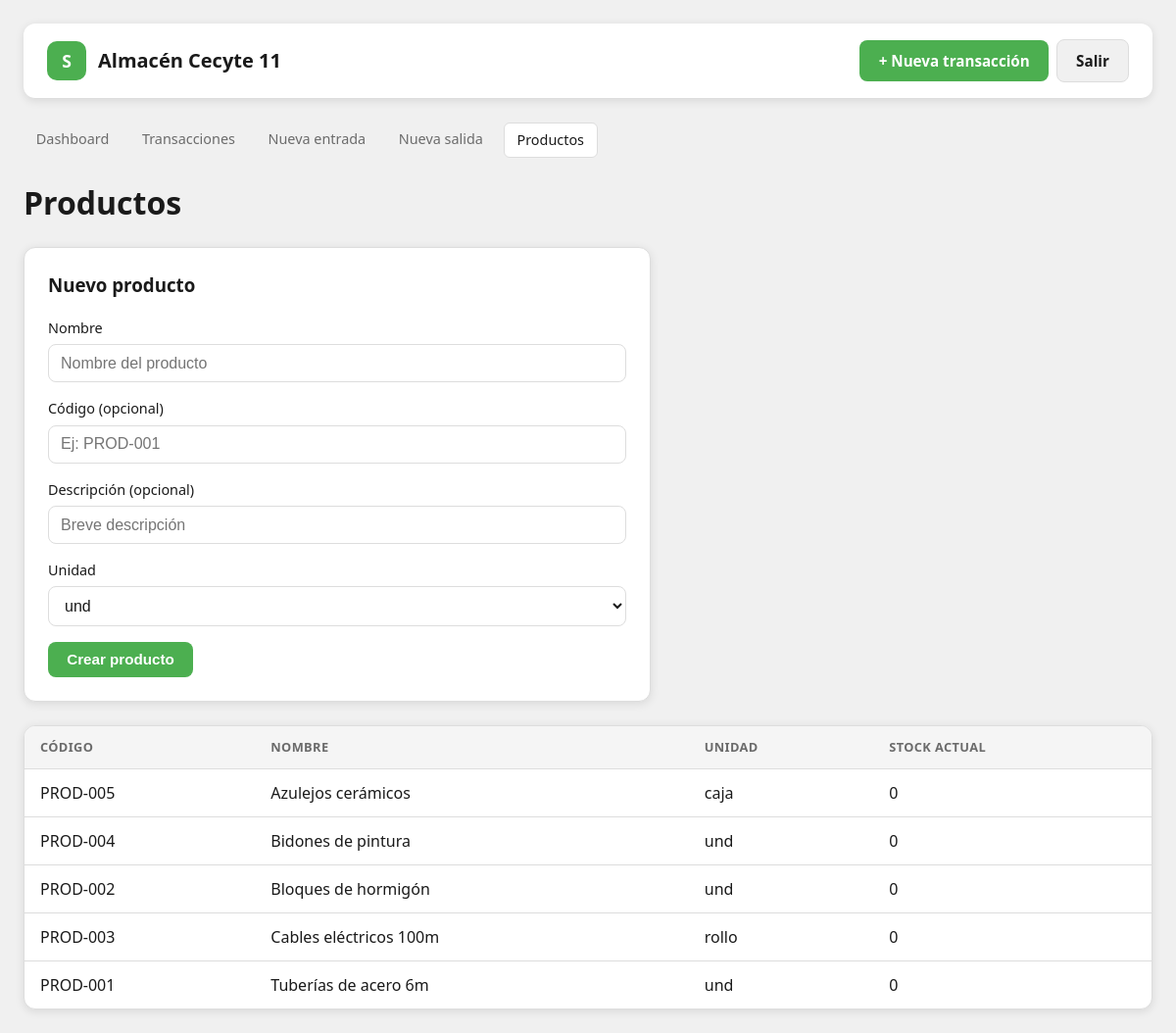
The app's page /productos.php (signed in), older data.
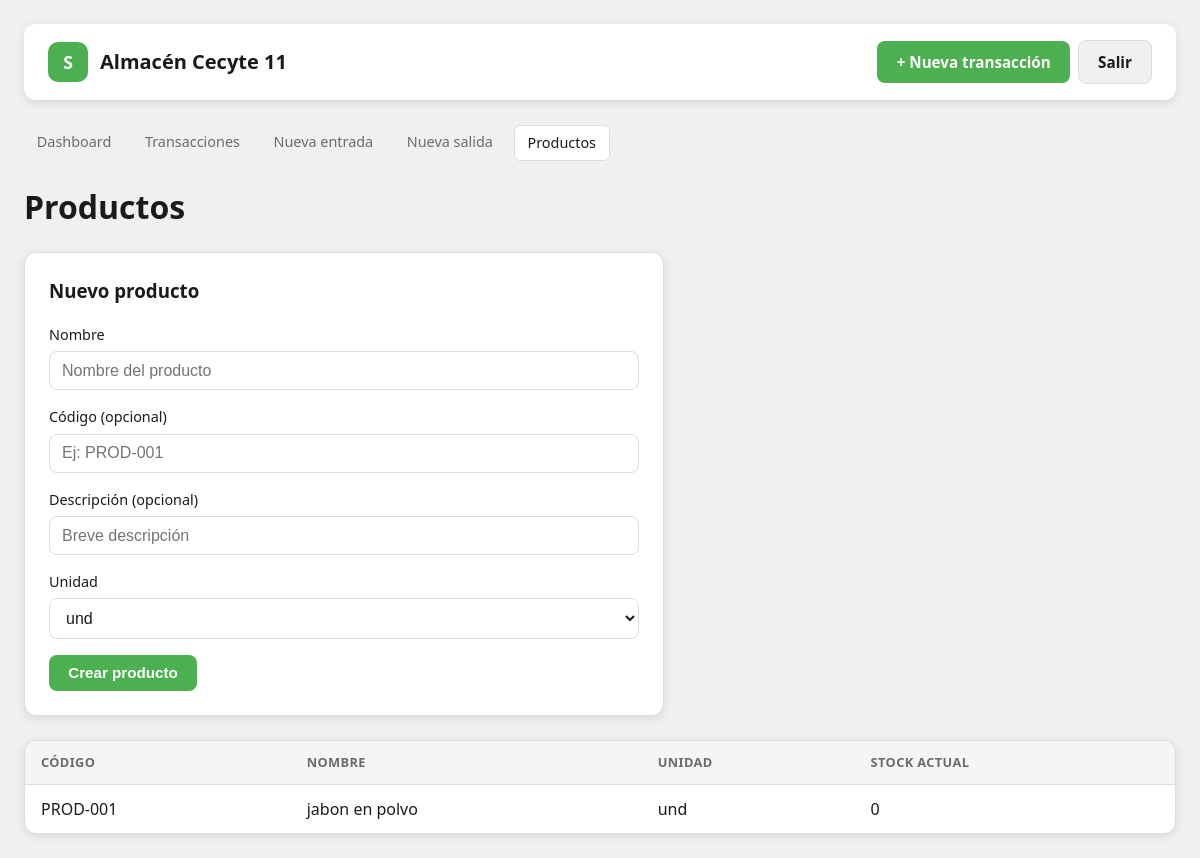
The same page, newer data.
### tables this page shows
CREATE TABLE IF NOT EXISTS productos (
  id INT UNSIGNED AUTO_INCREMENT PRIMARY KEY,
  codigo VARCHAR(50) UNIQUE,
  nombre VARCHAR(150) NOT NULL,
  descripcion TEXT,
  unidad VARCHAR(20) DEFAULT 'und',
  created_at TIMESTAMP DEFAULT CURRENT_TIMESTAMP
);

### includes/productos.php (called while the page is built, shortened)
<?php
function listarProductos(): array {
    $pdo = getDB();
    $stmt = $pdo->query('SELECT id, codigo, nombre, descripcion, unidad FROM productos ORDER BY nombre');
    return $stmt->fetchAll();
}

### includes/inventario.php (called while the page is built, shortened)
<?php
function inventarioPorProducto(): array {
    $pdo = getDB();
    $sql = "
        SELECT p.id, p.codigo, p.nombre, p.unidad,
          (SELECT COALESCE(SUM(cantidad), 0) FROM detalle_entradas WHERE producto_id = p.id) -
          (SELECT COALESCE(SUM(cantidad), 0) FROM detalle_salidas WHERE producto_id = p.id) AS stock
        FROM productos p
    ";
    $stmt = $pdo->query($sql);
    return $stmt->fetchAll();
}

### productos.php (the view, shortened to what this page needs)
<?php
require_once __DIR__ . '/includes/productos.php';
require_once __DIR__ . '/includes/inventario.php';
$productos = listarProductos();
$inventario = inventarioPorProducto();
$stockPorId = [];
foreach ($inventario as $inv) {
    $stockPorId[(int)$inv['id']] = (int)$inv['stock'];
}
?>
<!DOCTYPE html>
<html lang="es">
<head>
  <link rel="stylesheet" href="assets/css/style.css?v=2">
</head>
<body>
  <div class="container">
    <header class="header">
      <div class="logo">
        <div class="logo-icon">S</div>
        <span>Almacén Cecyte 11</span>
      </div>
      <div class="header-actions">
        <a href="nueva-transaccion.php" class="btn btn-primary">+ Nueva transacción</a>
        <a href="logout.php" class="btn btn-secondary">Salir</a>
      </div>
    </header>
    <nav class="nav-links">
      <a href="index.php">Dashboard</a>
      <a href="transacciones.php">Transacciones</a>
      <a href="nueva-entrada.php">Nueva entrada</a>
      <a href="nueva-salida.php">Nueva salida</a>
      <a href="productos.php" class="active">Productos</a>
    </nav>
    <h1>Productos</h1>
    <div class="form-card">
      <h3 style="margin-top:0;">Nuevo producto</h3>
      <form method="post">
        <div class="form-group">
          <label>Nombre</label>
          <input type="text" name="nombre" required placeholder="Nombre del producto">
        </div>
        <div class="form-group">
          <label>Código (opcional)</label>
          <input type="text" name="codigo" placeholder="Ej: PROD-001">
        </div>
        <div class="form-group">
          <label>Descripción (opcional)</label>
          <input type="text" name="descripcion" placeholder="Breve descripción">
        </div>
        <div class="form-group">
          <label>Unidad</label>
          <select name="unidad">
            <option value="und">und</option>
          </select>
        </div>
        <button type="submit" class="btn btn-primary">Crear producto</button>
      </form>
    </div>
    <div class="table-wrap">
      <table>
        <thead>
          <tr>
            <th>Código</th>
            <th>Nombre</th>
            <th>Unidad</th>
            <th>Stock actual</th>
          </tr>
        </thead>
        <tbody>
          <?php if (empty($productos)): ?>
            <tr><td colspan="4" class="empty-msg">No hay productos. Cree uno arriba.</td></tr>
          <?php else: ?>
            <?php foreach ($productos as $p): ?>
            <tr>
              <td><?= htmlspecialchars($p['codigo'] ?? '-') ?></td>
              <td><?= htmlspecialchars($p['nombre']) ?></td>
              <td><?= htmlspecialchars($p['unidad'] ?? 'und') ?></td>
              <td><?= $stockPorId[(int)$p['id']] ?? 0 ?></td>
            </tr>
            <?php endforeach; ?>
          <?php endif; ?>
        </tbody>
      </table>
    </div>
  </div>
</body>
</html>

### assets/css/style.css (style rules this page uses)
:root { --bg-primary: #ffffff; --bg-secondary: #f0f0f0; --bg-card: #ffffff; --text-primary: #1a1a1a; --text-muted: #6b6b6b; --accent-green: #4caf50; --accent-orange: #ff9800; --accent-red: #e53935; --accent-blue: #2196f3; --border: #dddddd; --radius: 12px; --shadow: 0 2px 10px rgba(0, 0, 0, 0.1); }
* { box-sizing: border-box; }
body { font-family: "Segoe UI", system-ui, -apple-system, sans-serif; background: #f0f0f0 !important; color: #1a1a1a !important; margin: 0; min-height: 100vh; line-height: 1.5; }
.container { max-width: 1280px; margin: 0 auto; padding: 1.5rem; }
.header { display: flex; align-items: center; justify-content: space-between; padding: 1rem 1.5rem; border-bottom: 1px solid #dddddd; margin-bottom: 1.5rem; background: #ffffff; border-radius: var(--radius); box-shadow: var(--shadow); }
.logo { display: flex; align-items: center; gap: 0.75rem; font-size: 1.25rem; font-weight: 700; color: #1a1a1a; }
.header-actions { display: flex; gap: 0.5rem; align-items: center; }
.logo-icon { width: 40px; height: 40px; background: #4caf50; border-radius: 10px; display: flex; align-items: center; justify-content: center; color: #fff; font-weight: 800; font-size: 1.1rem; }
.btn { display: inline-flex; align-items: center; gap: 0.5rem; padding: 0.6rem 1.2rem; border-radius: 8px; font-weight: 600; text-decoration: none; border: none; cursor: pointer; font-size: 0.95rem; transition: background 0.2s, box-shadow 0.2s; }
.btn-primary { background: #4caf50; color: #fff; }
.btn-secondary { background: #f0f0f0; color: #1a1a1a; border: 1px solid #dddddd; }
.table-wrap { background: #ffffff; border: 1px solid #dddddd; border-radius: var(--radius); overflow: hidden; box-shadow: var(--shadow); }
table { width: 100%; border-collapse: collapse; }
th, td { padding: 0.75rem 1rem; text-align: left; border-bottom: 1px solid var(--border); }
th { background: #f5f5f5; font-weight: 600; font-size: 0.8rem; color: #6b6b6b; text-transform: uppercase; letter-spacing: 0.03em; }
tr:last-child td { border-bottom: none; }
.nav-links { display: flex; gap: 0.5rem; margin-bottom: 1rem; }
.nav-links a { color: var(--text-muted); text-decoration: none; padding: 0.4rem 0.8rem; border-radius: 6px; font-size: 0.9rem; }
.nav-links a:hover, .nav-links a.active { color: #1a1a1a; background: #ffffff; border: 1px solid #dddddd; }
.form-card { background: #ffffff; border: 1px solid #dddddd; border-radius: var(--radius); padding: 1.5rem; max-width: 640px; margin-bottom: 1.5rem; box-shadow: var(--shadow); }
.form-group { margin-bottom: 1rem; }
.form-group label { display: block; margin-bottom: 0.35rem; font-weight: 500; font-size: 0.9rem; color: var(--text-primary); }
.form-group input, .form-group select { width: 100%; padding: 0.6rem 0.75rem; background: #ffffff; border: 1px solid #dddddd; border-radius: 8px; color: #1a1a1a; font-size: 1rem; }

Row changes from the older to the newer data that the page shows:
removed productos: codigo "PROD-005", nombre "Azulejos cerámicos", unidad "caja", id "0"
removed productos: codigo "PROD-004", nombre "Bidones de pintura", unidad "und", id "0"
removed productos: codigo "PROD-002", nombre "Bloques de hormigón", unidad "und", id "0"
removed productos: codigo "PROD-003", nombre "Cables eléctricos 100m", unidad "rollo", id "0"
changed productos "PROD-001": nombre "Tuberías de acero 6m" → "jabon en polvo"
